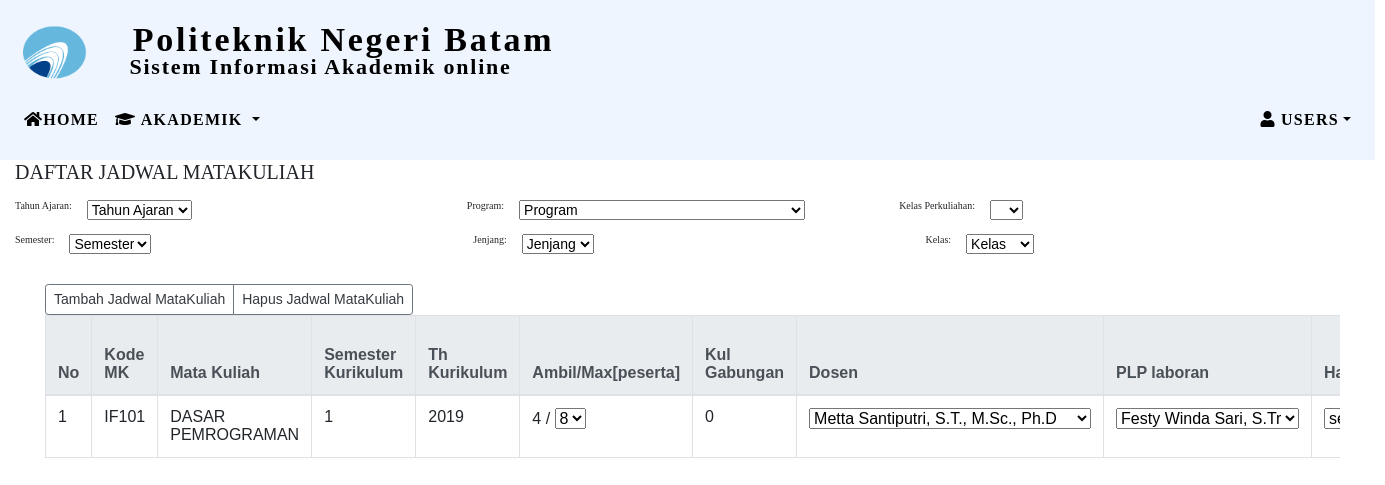
The app's page /SID/user/daftarjadwal_matakuliah.php (signed in) with its own data.
### tables this page shows
CREATE TABLE `jadwal_matkul` (
  `id_jadwal` int(11) NOT NULL,
  `kode_matkul` varchar(11) NOT NULL,
  `matkul` varchar(40) NOT NULL,
  `semester` int(11) NOT NULL,
  `tahun_kurikulum` int(11) NOT NULL,
  `ambil` int(11) NOT NULL,
  `max` int(11) NOT NULL,
  `kul_gab` int(11) NOT NULL,
  `dosen` varchar(50) NOT NULL,
  `laboran` varchar(50) NOT NULL,
  `plp_labor` varchar(50) NOT NULL,
  `hari` varchar(50) NOT NULL,
  `jam_awal` int(11) NOT NULL,
  `jam` int(11) NOT NULL,
  `ruangan` varchar(100) NOT NULL,
  `dosen_dua` varchar(100) NOT NULL,
  `haridua` varchar(100) NOT NULL,
  `jamdua_awal` int(100) NOT NULL,
  `jamdua_akhir` int(100) NOT NULL,
  `ruangdua` varchar(100) NOT NULL,
  `sesi_teori` int(100) NOT NULL,
  `sesi_prak` int(100) NOT NULL
);

### SID/user/daftarjadwal_matakuliah.php (the view, shortened to what this page needs)
<head>
  <link rel="stylesheet" href="https://maxcdn.bootstrapcdn.com/bootstrap/4.5.2/css/bootstrap.min.css">
  <link rel="stylesheet" href="stylecss.css">
  <link rel="stylesheet" href="https://use.fontawesome.com/releases/v5.7.0/css/all.css">
</head>
<body>
  <navbar>
    <div class="navbar nav navbar-fixed-top navbar-inverse">
      <h0 class="header_title">Politeknik Negeri Batam</h0>
      <h5 class="header_body">Sistem Informasi Akademik online</h5>
      <img width="100px" height="100px" alt="" class="header_icon" src="logo.png">
    </div>
  </navbar>
  <nav class="navbar navbar-expand-sm">
    <ul class="navbar-nav">
      <li class="nav-item">
        <a class="nav-link" href="dash.php"><span class="fas fa-home"></span>HOME</a>
      </li>
      <li class="nav-item dropdown">
        <a class="nav-link dropdown-toggle" href="#" id="navbardrop" data-toggle="dropdown"><span class="fas fa-graduation-cap"></span>
          AKADEMIK
        </a>
      </li>
    </ul>
    <div class="collapse navbar-collapse justify-content-end" id="navbarNavDropdown">
      <ul class="navbar-nav">
        <li class="nav-item dropdown">
          <a class="nav-link dropdown-toggle" href="#" id="navbardrop" data-toggle="dropdown"><span class="fas fa-user"></span> USERS</a>
        </li>
      </ul>
    </div>
  </nav>
  <div class="container-fluid">
    <h5>DAFTAR JADWAL MATAKULIAH</h5>
    <div class="container-fluid">
      <div class="row">
        <h6>Tahun Ajaran: </h6>
        <div class="col">
          <form action="/action_page.php">
            <select name="cars" class="default">
              <option selected>Tahun Ajaran</option>
            </select>
          </form>
        </div>
        <h6>Program: </h6>
        <div class="col">
          <form action="/action_page.php">
            <select name="cars" class="default">
              <option selected>Program</option>
            </select>
          </form>
        </div>
        <h6>Kelas Perkuliahan: </h6>
        <div class="col">
          <form action="/action_page.php">
            <select name="cars" class="default">
              <option selected> </option>
              <option value="A">A</option>
            </select>
          </form>
        </div>
        <div class="container-fluid">
          <div class="row">
            <h6>Semester: </h6>
            <div class="col">
              <form action="/action_page.php">
                <select name="cars" class="default">
                  <option selected>Semester</option>
                </select>
              </form>
            </div>
            <h6>Jenjang: </h6>
            <div class="col">
              <form action="/action_page.php">
                <select name="cars" class="default">
                  <option selected>Jenjang</option>
                </select>
              </form>
            </div>
            <h6>Kelas: </h6>
            <div class="col">
              <form action="/action_page.php">
                <select name="cars" class="default">
                  <option selected>Kelas</option>
                </select>
              </form>
            </div>
          </div>
          <div class="container-fluid">
            <div class="btn-group btn-group-sm">
              <button type="button" class="btn btn-outline-secondary text-dark">Tambah Jadwal MataKuliah</button>
              <button type="button" class="btn btn-outline-secondary text-dark">Hapus Jadwal MataKuliah</button>
            </div>
          </div>
          <div class="container-fluid">
            <div class="table-responsive">
              <table class="table table-bordered">
                <thead class="thead-light">
                  <tr>
                    <th>No</th>
                    <th>Kode MK</th>
                    <th>Mata Kuliah</th>
                    <th>Semester Kurikulum</th>
                    <th>Th Kurikulum</th>
                    <th>Ambil/Max[peserta]</th>
                    <th>Kul Gabungan</th>
                    <th>Dosen</th>
                    <th>PLP laboran</th>
                    <th>Hari</th>
                  </tr>
                </thead>
                <tbody>
                  <?php
                  include 'koneksi.php';
                  $no = 1;
                  $tampeg = mysqli_query($koneksi, "select * from jadwal_matkul");
                  while ($pecah = mysqli_fetch_array($tampeg)) {
                  ?>
                    <tr>
                      <td><?php echo $no++; ?></td>
                      <td><?php echo $pecah['kode_matkul']; ?></td>
                      <td><?php echo $pecah['matkul']; ?></td>
                      <td><?php echo $pecah['semester']; ?></td>
                      <td><?php echo $pecah['tahun_kurikulum']; ?></td>
                      <td><?php echo $pecah['ambil']; ?> / <select name="max" class="default">
                          <option value="8" <?php if ($pecah['max'] == '8') echo 'selected' ?>>8</option>
                        </select></td>
                      <td>
                        <?php echo $pecah['kul_gab']; ?>
                      </td>
                      <td>
                        <form method='POST' action=''>
                          <select name="dosen">
                            <option value="Metta Santiputri, S.T., M.Sc., Ph.D" <?php if ($pecah['dosen'] == "Metta Santiputri, S.T., M.Sc., Ph.D") {
                                                                                  echo "selected";
                                                                                } ?>>Metta Santiputri, S.T., M.Sc., Ph.D</option>
                          </select>
                        </form>
                      </td>
                      <td>
                        <form method='POST' action=''>
                          <select name="laboran">
                            <option selected><?php echo $pecah['laboran']; ?> </option>
                          </select>
                        </form>
                      </td>
                      <td>
                        <select name="hari">
                          <option value="senin" <?php if ($pecah['hari'] == 'senin') echo 'selected' ?>>senin</option>
                        </select>
                      </td>
                    </tr>
                </tbody>
              </table>
            </div>
          </div>
        <?php }
        ?>
</body>

### SID/user/stylecss.css (style rules this page uses)
body { background-color: #ecf3fd; }
*, *::before, *::after { box-sizing: inherit; }
body { background-color: var(--bodyBackgroundColor); font-family: var(--bodyFontFamily), var(--bodyFontFamilyFallback); font-size: var(--bodyFontSize); font-weight: var(--bodyFontWeight); line-height: var(--bodyLineHeight); margin: 0; min-block-size: 100vh; }
a { color: var(--anchorColor); text-decoration: none; transition: color 0.3s; }
.navbar { background-color: #EFF5FF; font-family: Montserrat; font-style: normal; font-weight: 800; font-size: 16px; line-height: 30px; text-align: center; letter-spacing: 0.08em; color: #000; width: 1375px; height: 80px; }
.header_title { width: 655px; height: 38px; font-family: Montserrat; font-style: normal; font-weight: 800; font-size: 34px; line-height: 37px; text-align: center; letter-spacing: 0.08em; color: #000; }
.header_body { position: absolute; width: 717px; height: 28px; left: -38px; top: 48px; font-family: Montserrat; font-style: normal; font-weight: bold; font-size: 22px; line-height: 37px; text-align: center; letter-spacing: 0.08em; color: #000; }
.header_icon { position: absolute; width: 67px; height: 55px; left: 20px; top: 25px; }
h5 { font-family: Montserrat; font-style: bold; }
h6 { font-family: Montserrat; font-size: 10px; left:30px }

### records on screen
jadwal_matkul: kode_matkul "IF101", matkul "DASAR PEMROGRAMAN", semester "1", tahun_kurikulum "2019", ambil "4", max "8", kul_gab "0", dosen "Metta Santiputri, S.T., M.Sc., Ph.D", laboran "Festy Winda Sari, S.Tr", hari "senin"
